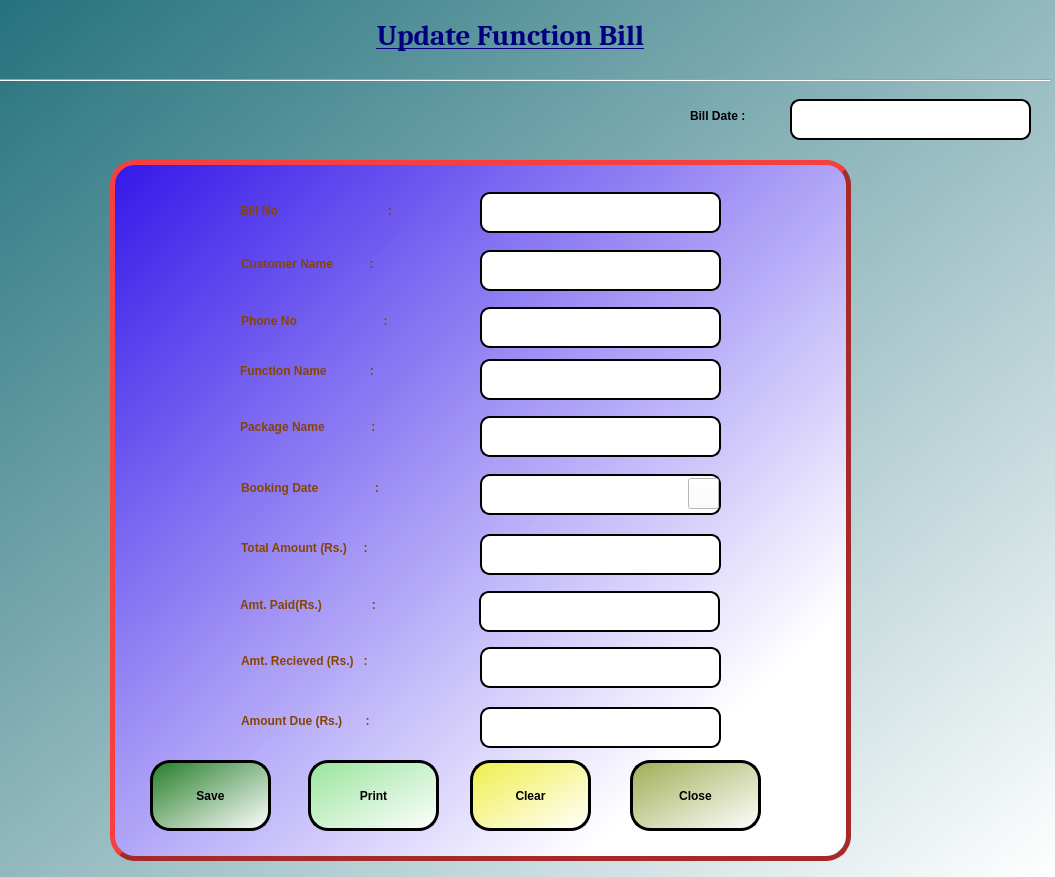
<?xml version="1.0" encoding="UTF-8"?>
<ui version="4.0">
 <class>new_function</class>
 <widget class="QDialog" name="new_function">
  <property name="geometry">
   <rect>
    <x>0</x>
    <y>0</y>
    <width>1055</width>
    <height>877</height>
   </rect>
  </property>
  <property name="windowTitle">
   <string>Dialog</string>
  </property>
  <property name="styleSheet">
   <string notr="true">#new_function{background-color: qlineargradient(spread:pad, x1:0, y1:0, x2:1, y2:1, stop:0 rgba(37, 114, 125, 255), stop:1 rgba(255, 255, 255, 255));}</string>
  </property>
  <widget class="QLabel" name="title_label">
   <property name="geometry">
    <rect>
     <x>210</x>
     <y>10</y>
     <width>601</width>
     <height>51</height>
    </rect>
   </property>
   <property name="font">
    <font>
     <family>Cambria</family>
     <pointsize>22</pointsize>
     <weight>75</weight>
     <italic>false</italic>
     <bold>true</bold>
     <underline>true</underline>
    </font>
   </property>
   <property name="styleSheet">
    <string notr="true">font: 75 22pt &quot;Cambria&quot;;
font:bold;
color: rgb(0, 0, 127);
</string>
   </property>
   <property name="text">
    <string>Update Function Bill</string>
   </property>
   <property name="alignment">
    <set>Qt::AlignCenter</set>
   </property>
  </widget>
  <widget class="Line" name="line">
   <property name="geometry">
    <rect>
     <x>0</x>
     <y>70</y>
     <width>1051</width>
     <height>20</height>
    </rect>
   </property>
   <property name="orientation">
    <enum>Qt::Horizontal</enum>
   </property>
  </widget>
  <widget class="QLineEdit" name="date_le">
   <property name="enabled">
    <bool>false</bool>
   </property>
   <property name="geometry">
    <rect>
     <x>790</x>
     <y>99</y>
     <width>241</width>
     <height>41</height>
    </rect>
   </property>
   <property name="font">
    <font>
     <family>Cambria</family>
     <pointsize>11</pointsize>
     <weight>75</weight>
     <italic>false</italic>
     <bold>true</bold>
    </font>
   </property>
   <property name="styleSheet">
    <string notr="true">border-radius:10px;
border-style:outset;
border-width:2px;
border-color:black;
font: 11pt &quot;Cambria&quot;;
font:bold</string>
   </property>
  </widget>
  <widget class="QLabel" name="date_label">
   <property name="geometry">
    <rect>
     <x>690</x>
     <y>100</y>
     <width>91</width>
     <height>31</height>
    </rect>
   </property>
   <property name="styleSheet">
    <string notr="true">font: 75 12pt &quot;Cambria&quot;;
font:bold;
</string>
   </property>
   <property name="text">
    <string>Bill Date :</string>
   </property>
  </widget>
  <widget class="QFrame" name="table_frame">
   <property name="geometry">
    <rect>
     <x>110</x>
     <y>160</y>
     <width>741</width>
     <height>701</height>
    </rect>
   </property>
   <property name="styleSheet">
    <string notr="true">#table_frame{border-width:1.5px;
border-style:outset;
border-color:grey;
	background-color: qlineargradient(spread:pad, x1:0, y1:0, x2:1, y2:1, stop:0 rgba(52, 21, 235, 249), stop:0.81592 rgba(255, 255, 255, 255));
border-radius:25px;
border-width:5px;
border-color:brown;
}</string>
   </property>
   <property name="frameShape">
    <enum>QFrame::StyledPanel</enum>
   </property>
   <property name="frameShadow">
    <enum>QFrame::Raised</enum>
   </property>
   <widget class="QLineEdit" name="bill_le">
    <property name="enabled">
     <bool>false</bool>
    </property>
    <property name="geometry">
     <rect>
      <x>370</x>
      <y>32</y>
      <width>241</width>
      <height>41</height>
     </rect>
    </property>
    <property name="font">
     <font>
      <family>Cambria</family>
      <pointsize>11</pointsize>
      <weight>75</weight>
      <italic>false</italic>
      <bold>true</bold>
     </font>
    </property>
    <property name="styleSheet">
     <string notr="true">border-radius:10px;
border-style:outset;
border-width:2px;
border-color:black;
font: 11pt &quot;Cambria&quot;;
font:bold</string>
    </property>
   </widget>
   <widget class="QLabel" name="bill_label">
    <property name="geometry">
     <rect>
      <x>130</x>
      <y>30</y>
      <width>221</width>
      <height>41</height>
     </rect>
    </property>
    <property name="styleSheet">
     <string notr="true">font: 75 12pt &quot;Cambria&quot;;
font:bold;
color: rgb(135, 67, 0);
</string>
    </property>
    <property name="text">
     <string>Bill No                                 :</string>
    </property>
   </widget>
   <widget class="QLabel" name="customer_label">
    <property name="geometry">
     <rect>
      <x>131</x>
      <y>83</y>
      <width>221</width>
      <height>41</height>
     </rect>
    </property>
    <property name="styleSheet">
     <string notr="true">font: 75 12pt &quot;Cambria&quot;;
font:bold;
color: rgb(135, 67, 0);
</string>
    </property>
    <property name="text">
     <string>Customer Name           :</string>
    </property>
   </widget>
   <widget class="QLineEdit" name="customer_le">
    <property name="geometry">
     <rect>
      <x>370</x>
      <y>90</y>
      <width>241</width>
      <height>41</height>
     </rect>
    </property>
    <property name="font">
     <font>
      <family>Cambria</family>
      <pointsize>11</pointsize>
      <weight>75</weight>
      <italic>false</italic>
      <bold>true</bold>
     </font>
    </property>
    <property name="styleSheet">
     <string notr="true">border-radius:10px;
border-style:outset;
border-width:2px;
border-color:black;
font: 11pt &quot;Cambria&quot;;
font:bold</string>
    </property>
   </widget>
   <widget class="QLabel" name="function_label">
    <property name="geometry">
     <rect>
      <x>130</x>
      <y>190</y>
      <width>221</width>
      <height>41</height>
     </rect>
    </property>
    <property name="styleSheet">
     <string notr="true">font: 75 12pt &quot;Cambria&quot;;
font:bold;
color: rgb(135, 67, 0);
</string>
    </property>
    <property name="text">
     <string>Function Name             :</string>
    </property>
   </widget>
   <widget class="QLabel" name="phone_label">
    <property name="geometry">
     <rect>
      <x>131</x>
      <y>140</y>
      <width>221</width>
      <height>41</height>
     </rect>
    </property>
    <property name="styleSheet">
     <string notr="true">font: 75 12pt &quot;Cambria&quot;;
font:bold;
color: rgb(135, 67, 0);
</string>
    </property>
    <property name="text">
     <string>Phone No                          :</string>
    </property>
   </widget>
   <widget class="QLineEdit" name="phone_le">
    <property name="geometry">
     <rect>
      <x>370</x>
      <y>147</y>
      <width>241</width>
      <height>41</height>
     </rect>
    </property>
    <property name="font">
     <font>
      <family>Cambria</family>
      <pointsize>11</pointsize>
      <weight>75</weight>
      <italic>false</italic>
      <bold>true</bold>
     </font>
    </property>
    <property name="styleSheet">
     <string notr="true">border-radius:10px;
border-style:outset;
border-width:2px;
border-color:black;
font: 11pt &quot;Cambria&quot;;
font:bold</string>
    </property>
   </widget>
   <widget class="QLabel" name="booking_label">
    <property name="geometry">
     <rect>
      <x>131</x>
      <y>307</y>
      <width>221</width>
      <height>41</height>
     </rect>
    </property>
    <property name="styleSheet">
     <string notr="true">font: 75 12pt &quot;Cambria&quot;;
font:bold;
color: rgb(135, 67, 0);
</string>
    </property>
    <property name="text">
     <string>Booking Date                 :</string>
    </property>
   </widget>
   <widget class="QLineEdit" name="booking_le">
    <property name="geometry">
     <rect>
      <x>370</x>
      <y>314</y>
      <width>241</width>
      <height>41</height>
     </rect>
    </property>
    <property name="font">
     <font>
      <family>Cambria</family>
      <pointsize>11</pointsize>
      <weight>75</weight>
      <italic>false</italic>
      <bold>true</bold>
     </font>
    </property>
    <property name="styleSheet">
     <string notr="true">border-radius:10px;
border-style:outset;
border-width:2px;
border-color:black;
font: 11pt &quot;Cambria&quot;;
font:bold</string>
    </property>
   </widget>
   <widget class="QLabel" name="total_label">
    <property name="geometry">
     <rect>
      <x>131</x>
      <y>367</y>
      <width>221</width>
      <height>41</height>
     </rect>
    </property>
    <property name="styleSheet">
     <string notr="true">font: 75 12pt &quot;Cambria&quot;;
font:bold;
color: rgb(135, 67, 0);
</string>
    </property>
    <property name="text">
     <string>Total Amount (Rs.)     :</string>
    </property>
   </widget>
   <widget class="QLineEdit" name="total_le">
    <property name="geometry">
     <rect>
      <x>370</x>
      <y>374</y>
      <width>241</width>
      <height>41</height>
     </rect>
    </property>
    <property name="font">
     <font>
      <family>Cambria</family>
      <pointsize>11</pointsize>
      <weight>75</weight>
      <italic>false</italic>
      <bold>true</bold>
     </font>
    </property>
    <property name="styleSheet">
     <string notr="true">border-radius:10px;
border-style:outset;
border-width:2px;
border-color:black;
font: 11pt &quot;Cambria&quot;;
font:bold</string>
    </property>
   </widget>
   <widget class="QLabel" name="recieved_label">
    <property name="geometry">
     <rect>
      <x>131</x>
      <y>480</y>
      <width>221</width>
      <height>41</height>
     </rect>
    </property>
    <property name="styleSheet">
     <string notr="true">font: 75 12pt &quot;Cambria&quot;;
font:bold;
color: rgb(135, 67, 0);
</string>
    </property>
    <property name="text">
     <string>Amt. Recieved (Rs.)   :</string>
    </property>
   </widget>
   <widget class="QLineEdit" name="recieved_le">
    <property name="geometry">
     <rect>
      <x>370</x>
      <y>487</y>
      <width>241</width>
      <height>41</height>
     </rect>
    </property>
    <property name="font">
     <font>
      <family>Cambria</family>
      <pointsize>11</pointsize>
      <weight>75</weight>
      <italic>false</italic>
      <bold>true</bold>
     </font>
    </property>
    <property name="styleSheet">
     <string notr="true">border-radius:10px;
border-style:outset;
border-width:2px;
border-color:black;
font: 11pt &quot;Cambria&quot;;
font:bold</string>
    </property>
   </widget>
   <widget class="QLabel" name="package_label">
    <property name="geometry">
     <rect>
      <x>130</x>
      <y>246</y>
      <width>221</width>
      <height>41</height>
     </rect>
    </property>
    <property name="styleSheet">
     <string notr="true">font: 75 12pt &quot;Cambria&quot;;
font:bold;
color: rgb(135, 67, 0);
</string>
    </property>
    <property name="text">
     <string>Package Name              :</string>
    </property>
   </widget>
   <widget class="QPushButton" name="close_btn">
    <property name="geometry">
     <rect>
      <x>520</x>
      <y>600</y>
      <width>131</width>
      <height>71</height>
     </rect>
    </property>
    <property name="styleSheet">
     <string notr="true">background-color: qlineargradient(spread:pad, x1:0, y1:0, x2:1, y2:1, stop:0 rgba(159, 173, 84, 255), stop:1 rgba(255, 255, 255, 255));
font: 75 14pt &quot;Calibri&quot;;
border-radius:20px;
border-style:outset;
border-width:3px;
border-color:black;
font:bold;</string>
    </property>
    <property name="text">
     <string>Close</string>
    </property>
   </widget>
   <widget class="QPushButton" name="clear_btn">
    <property name="geometry">
     <rect>
      <x>360</x>
      <y>600</y>
      <width>121</width>
      <height>71</height>
     </rect>
    </property>
    <property name="styleSheet">
     <string notr="true">background-color: qlineargradient(spread:pad, x1:0, y1:0, x2:1, y2:1, stop:0 rgba(240, 238, 74, 255), stop:1 rgba(255, 255, 255, 255));
font: 75 14pt &quot;Calibri&quot;;
border-radius:20px;
border-style:outset;
border-width:3px;
border-color:black;
font:bold;</string>
    </property>
    <property name="text">
     <string>Clear</string>
    </property>
   </widget>
   <widget class="QPushButton" name="print_btn">
    <property name="geometry">
     <rect>
      <x>198</x>
      <y>600</y>
      <width>131</width>
      <height>71</height>
     </rect>
    </property>
    <property name="styleSheet">
     <string notr="true">background-color: qlineargradient(spread:pad, x1:0, y1:0, x2:1, y2:1, stop:0 rgba(153, 228, 156, 255), stop:1 rgba(255, 255, 255, 255));
font: 75 14pt &quot;Calibri&quot;;
border-radius:20px;
border-style:outset;
border-width:3px;
border-color:black;
font:bold;</string>
    </property>
    <property name="text">
     <string>Print</string>
    </property>
   </widget>
   <widget class="QPushButton" name="save_btn">
    <property name="geometry">
     <rect>
      <x>40</x>
      <y>600</y>
      <width>121</width>
      <height>71</height>
     </rect>
    </property>
    <property name="styleSheet">
     <string notr="true">background-color: qlineargradient(spread:pad, x1:0, y1:0, x2:1, y2:1, stop:0 rgba(37, 125, 40, 255), stop:1 rgba(255, 255, 255, 255));
font: 75 14pt &quot;Calibri&quot;;
border-radius:20px;
border-style:outset;
border-width:3px;
border-color:black;
font:bold;</string>
    </property>
    <property name="text">
     <string>Save</string>
    </property>
   </widget>
   <widget class="QToolButton" name="cal_tool_btn">
    <property name="geometry">
     <rect>
      <x>578</x>
      <y>318</y>
      <width>31</width>
      <height>31</height>
     </rect>
    </property>
    <property name="styleSheet">
     <string notr="true">background-color: rgb(255, 255, 255);</string>
    </property>
    <property name="text">
     <string/>
    </property>
    <property name="icon">
     <iconset>
      <normaloff>images/calendar-512.png</normaloff>images/calendar-512.png</iconset>
    </property>
    <property name="iconSize">
     <size>
      <width>30</width>
      <height>30</height>
     </size>
    </property>
   </widget>
   <widget class="QLineEdit" name="function_le">
    <property name="enabled">
     <bool>false</bool>
    </property>
    <property name="geometry">
     <rect>
      <x>370</x>
      <y>199</y>
      <width>241</width>
      <height>41</height>
     </rect>
    </property>
    <property name="font">
     <font>
      <family>Cambria</family>
      <pointsize>11</pointsize>
      <weight>75</weight>
      <italic>false</italic>
      <bold>true</bold>
     </font>
    </property>
    <property name="styleSheet">
     <string notr="true">border-radius:10px;
border-style:outset;
border-width:2px;
border-color:black;
font: 11pt &quot;Cambria&quot;;
font:bold</string>
    </property>
   </widget>
   <widget class="QLineEdit" name="package_le">
    <property name="enabled">
     <bool>false</bool>
    </property>
    <property name="geometry">
     <rect>
      <x>370</x>
      <y>256</y>
      <width>241</width>
      <height>41</height>
     </rect>
    </property>
    <property name="font">
     <font>
      <family>Cambria</family>
      <pointsize>11</pointsize>
      <weight>75</weight>
      <italic>false</italic>
      <bold>true</bold>
     </font>
    </property>
    <property name="styleSheet">
     <string notr="true">border-radius:10px;
border-style:outset;
border-width:2px;
border-color:black;
font: 11pt &quot;Cambria&quot;;
font:bold</string>
    </property>
   </widget>
   <widget class="QLineEdit" name="paid_le">
    <property name="geometry">
     <rect>
      <x>369</x>
      <y>431</y>
      <width>241</width>
      <height>41</height>
     </rect>
    </property>
    <property name="font">
     <font>
      <family>Cambria</family>
      <pointsize>11</pointsize>
      <weight>75</weight>
      <italic>false</italic>
      <bold>true</bold>
     </font>
    </property>
    <property name="styleSheet">
     <string notr="true">border-radius:10px;
border-style:outset;
border-width:2px;
border-color:black;
font: 11pt &quot;Cambria&quot;;
font:bold</string>
    </property>
    <property name="text">
     <string/>
    </property>
   </widget>
   <widget class="QLabel" name="paid_label">
    <property name="geometry">
     <rect>
      <x>130</x>
      <y>424</y>
      <width>221</width>
      <height>41</height>
     </rect>
    </property>
    <property name="styleSheet">
     <string notr="true">font: 75 12pt &quot;Cambria&quot;;
font:bold;
color: rgb(135, 67, 0);
</string>
    </property>
    <property name="text">
     <string>Amt. Paid(Rs.)               :</string>
    </property>
   </widget>
  </widget>
  <widget class="QLabel" name="due_label">
   <property name="geometry">
    <rect>
     <x>241</x>
     <y>700</y>
     <width>221</width>
     <height>41</height>
    </rect>
   </property>
   <property name="styleSheet">
    <string notr="true">font: 75 12pt &quot;Cambria&quot;;
font:bold;
color: rgb(135, 67, 0);
</string>
   </property>
   <property name="text">
    <string>Amount Due (Rs.)       :</string>
   </property>
  </widget>
  <widget class="QLineEdit" name="due_le">
   <property name="enabled">
    <bool>false</bool>
   </property>
   <property name="geometry">
    <rect>
     <x>480</x>
     <y>707</y>
     <width>241</width>
     <height>41</height>
    </rect>
   </property>
   <property name="font">
    <font>
     <family>Cambria</family>
     <pointsize>11</pointsize>
     <weight>75</weight>
     <italic>false</italic>
     <bold>true</bold>
    </font>
   </property>
   <property name="styleSheet">
    <string notr="true">border-radius:10px;
border-style:outset;
border-width:2px;
border-color:black;
font: 11pt &quot;Cambria&quot;;
font:bold</string>
   </property>
  </widget>
 </widget>
 <resources/>
 <connections/>
</ui>
